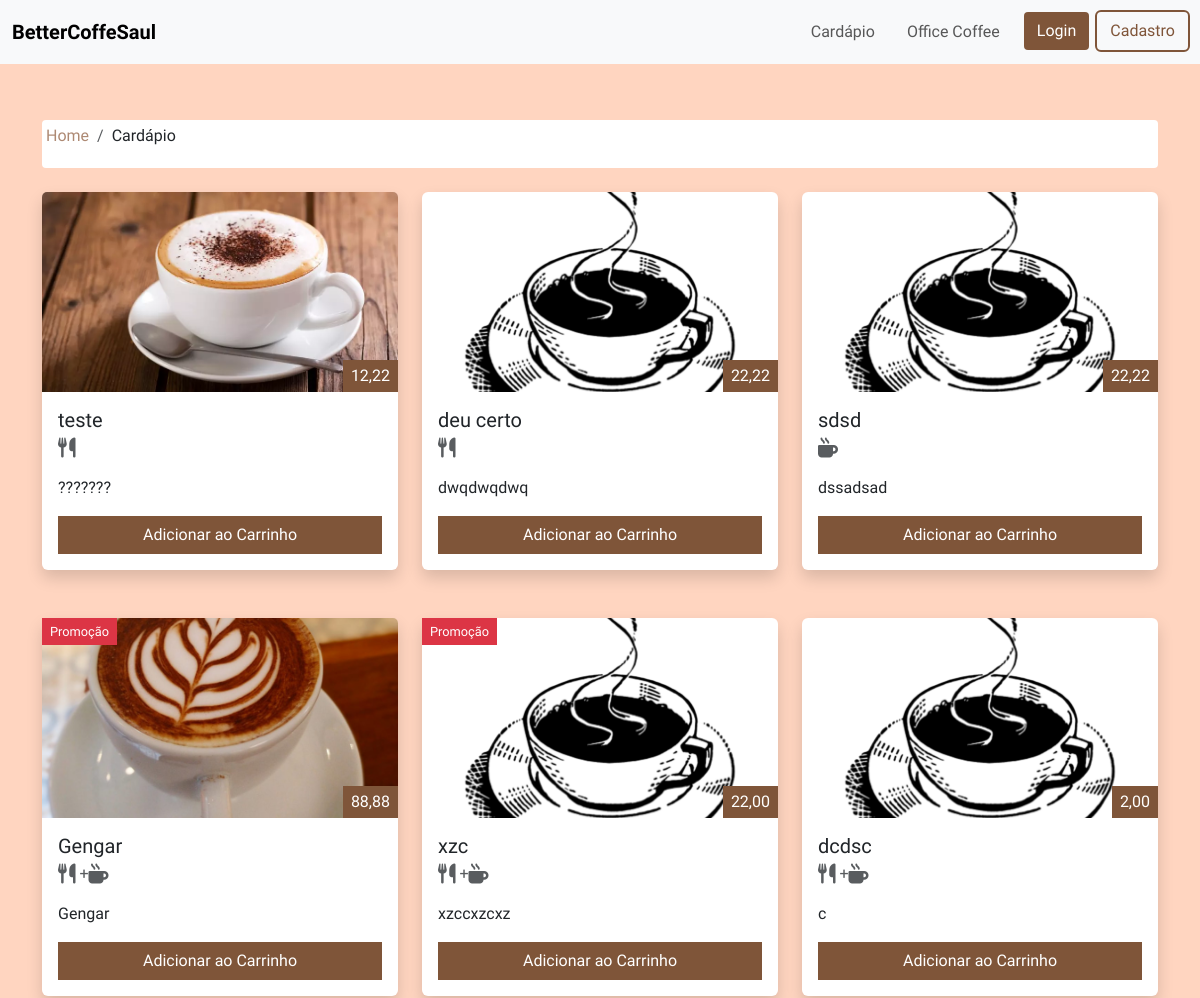
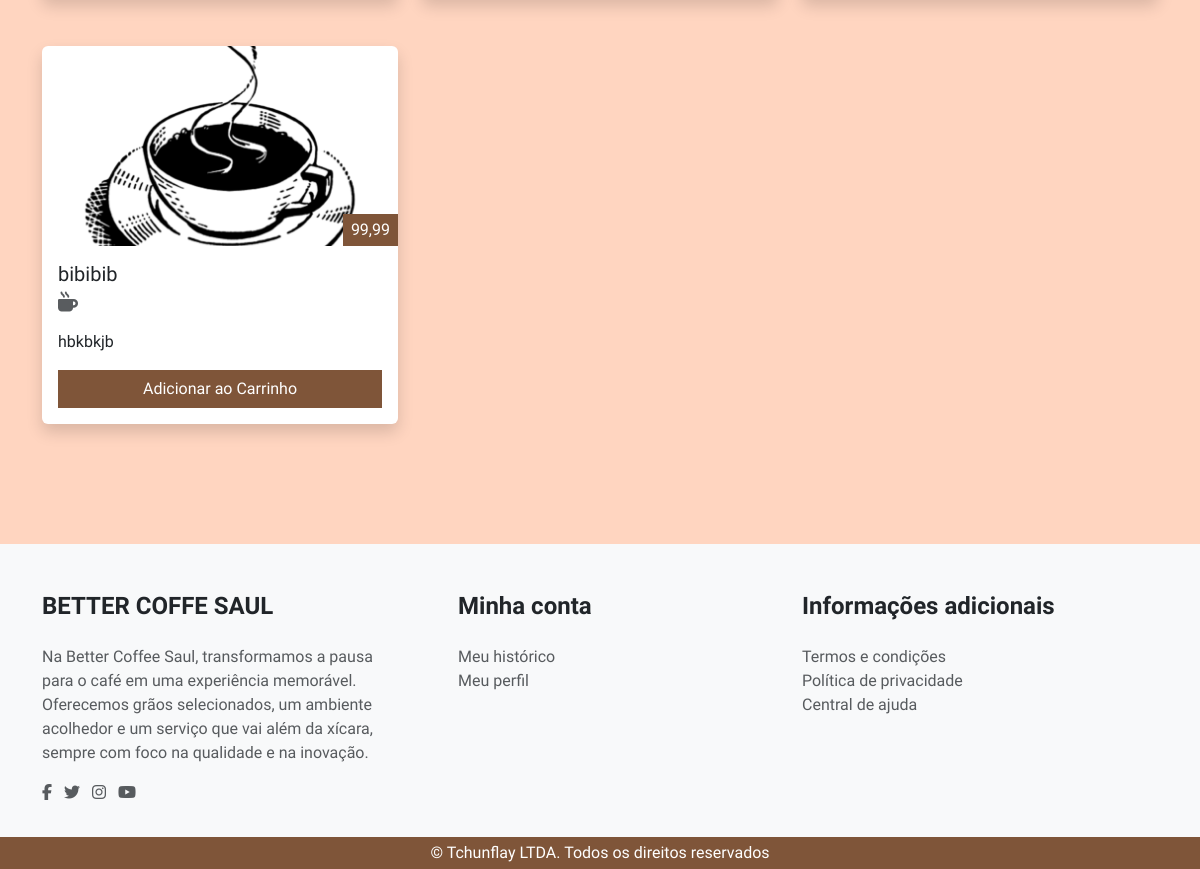
/cardapio/all/, run on an earlier commit of the app's database (2 pictures, top to bottom).
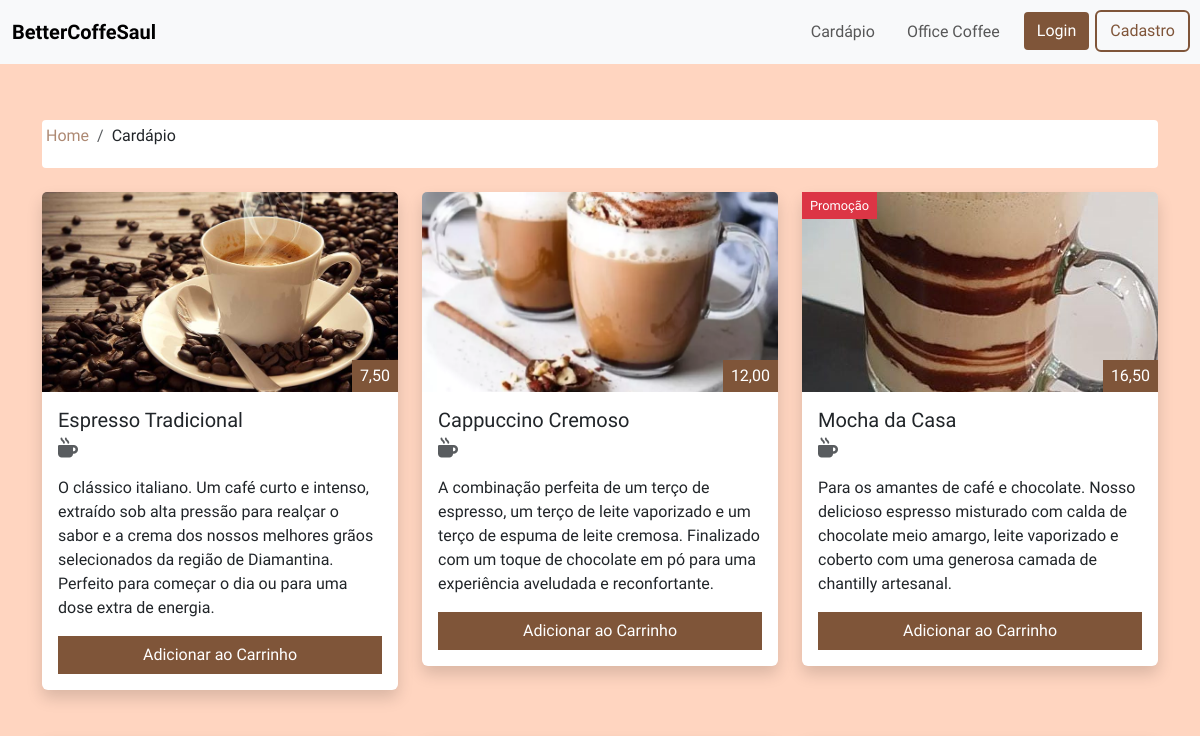
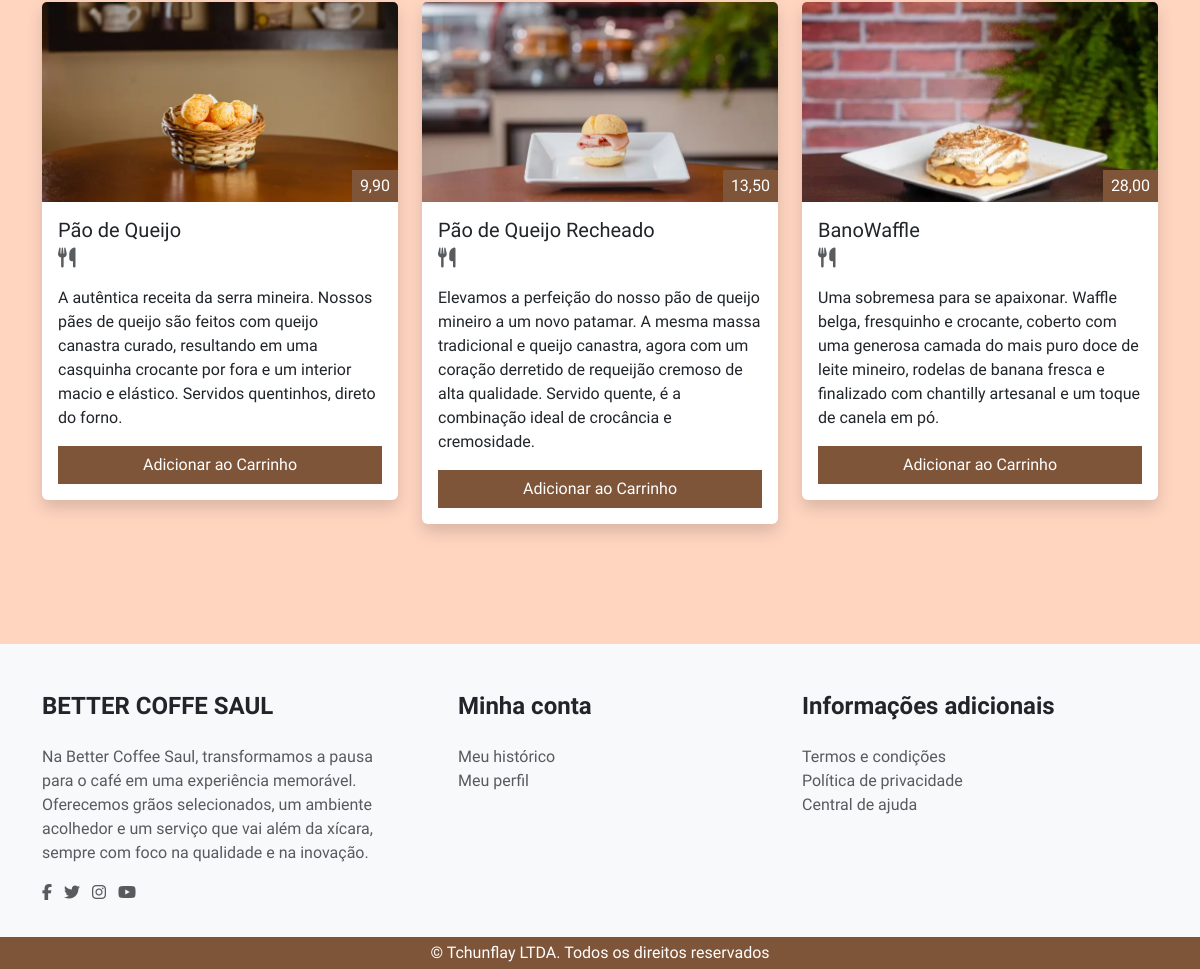
And on a later commit of the database (2 pictures, top to bottom).
### cardapio/models.py (models this page shows, shortened)
class Cardapio(models.Model):
    nome = models.CharField(max_length=200)
    tp = (
        ("ALL", "Todos"),
        ("C", "Comida"),
        ("B", "Bebida"),
    )
    tipo = models.CharField(max_length=50, choices=tp, default="ALL")
    promo = (
        ("S", "Sim"),
        ("N", "Nao"),
    )
    promocao = models.CharField(max_length=50, choices=promo, default="Nao")
    descricao = models.TextField(blank=True, null=True)
    preco = models.DecimalField(max_digits=8, decimal_places=2, blank=True, null=True)
    foto = models.ImageField(upload_to='fotos_cardapio/',default="fotos_cardapio/default.png", blank=True, null=True)
    adicionado = models.DateTimeField(auto_now_add=True)
    editado = models.DateTimeField(auto_now=True)

### cardapio/views.py (the view)
# urls.py: path('all/', views.indexall,name='all'),
def indexall (request):
    car = Cardapio.objects.all()
    context={
        'lista':car
    }
    return render(request,'all.html',context)

### cardapio/templates/all.html
{% extends 'base.html'%}
{% block content %}
 <main class="w-100 pb-5 pt-lg-2 pb-lg-5">
    <div class="container pt-5 pb-2 pt-lg-5 pb-lg-0">
        <nav aria-label="breadcrumb" class="mb-4 p-1 bg-white rounded-1">
            <ol class="breadcrumb">
                <li class="breadcrumb-item">
                    <a href="{% url 'cardapio:index' %}">Home</a>
                </li>
                <li class="breadcrumb-item" aria-current="page">Cardápio</li>
            </ol>
        </nav>
        <div class="row mb-4">
            {% for e in lista %}
            <div class="col-12 col-md-12 col-lg-4 mb-5">
                <div class="card shadow border-0">
                    <div class="position-relative">
                        {% if e.promocao == "S" %}
                        <span class="position-absolute top-0 start-0 bg-danger text-white px-2 py-1"
                            style="font-size: 0.8rem;">
                            Promoção
                        </span>
                        {% endif %}
                        <img src="{{ e.foto.url }}" alt="{{ e.nome }}" class="card-img-top">
                        <span class="position-absolute bottom-0 end-0 bg-color-orange text-white px-2 py-1">
                            {{ e.preco }}
                        </span>
                    </div>
                    <div class="card-body p-3">
                        <h5 class="card-title mb-1">{{ e.nome }}</h5>
                        <p class="text-muted">
                            {% if e.tipo == "B" %}
                            <i class="fas fa-mug-hot fa-lg me-1"></i>
                            {% elif e.tipo == "C" %}
                            <i class="fas fa-utensils fa-lg me-1"></i>
                            {% elif e.tipo == "ALL" %}
                            <i class="fas fa-utensils fa-lg me-1"></i>+<i class="fas fa-mug-hot fa-lg me-1"></i>
                            {% endif %}
                        </p>
                        <p class="card-text">{{ e.descricao }}</p>
                        <a href="{% url 'cart:add_cardapio_item_to_cart' e.id %}"  class="btn btn-orange rounded-0 w-100">Adicionar ao Carrinho</a>
                    </div>
                </div>
            </div>
            {% endfor %}
        </div>
    </div>
</main>
{% endblock %}

What changed in the data, as far as the page shows it:
removed Cardapio: foto (picture), preco "12,22", nome "teste", tipo "C" (drawn), descricao "???????"
removed Cardapio: foto (placeholder picture), preco "22,22", nome "deu certo", tipo "C" (drawn), descricao "dwqdwqdwq"
removed Cardapio: foto (placeholder picture), preco "22,22", nome "sdsd", tipo "B" (drawn), descricao "dssadsad"
removed Cardapio: promocao "Promoção", foto (picture), preco "88,88", nome "Gengar", tipo "ALL" (drawn), descricao "Gengar"
removed Cardapio: promocao "Promoção", foto (placeholder picture), preco "22,00", nome "xzc", tipo "ALL" (drawn), descricao "xzccxzcxz"
removed Cardapio: foto (placeholder picture), preco "2,00", nome "dcdsc", tipo "ALL" (drawn), descricao "c"
removed Cardapio: foto (placeholder picture), preco "99,99", nome "bibibib", tipo "B" (drawn), descricao "hbkbkjb"
added Cardapio: foto (picture), preco "7,50", nome "Espresso Tradicional", tipo "B" (drawn), descricao "O clássico italiano. Um café curto e intenso, extraído sob alta pressão para realçar o sabor e a crema dos nossos melhores grãos selecionados da região de Diamantina. Perfeito para começar o dia ou para uma dose extra de energia."
added Cardapio: foto (picture), preco "12,00", nome "Cappuccino Cremoso", tipo "B" (drawn), descricao "A combinação perfeita de um terço de espresso, um terço de leite vaporizado e um terço de espuma de leite cremosa. Finalizado com um toque de chocolate em pó para uma experiência aveludada e reconfortante."
added Cardapio: promocao "Promoção", foto (picture), preco "16,50", nome "Mocha da Casa", tipo "B" (drawn), descricao "Para os amantes de café e chocolate. Nosso delicioso espresso misturado com calda de chocolate meio amargo, leite vaporizado e coberto com uma generosa camada de chantilly artesanal."
added Cardapio: foto (picture), preco "9,90", nome "Pão de Queijo", tipo "C" (drawn), descricao "A autêntica receita da serra mineira. Nossos pães de queijo são feitos com queijo canastra curado, resultando em uma casquinha crocante por fora e um interior macio e elástico. Servidos quentinhos, direto do forno."
added Cardapio: foto (picture), preco "13,50", nome "Pão de Queijo Recheado", tipo "C" (drawn), descricao "Elevamos a perfeição do nosso pão de queijo mineiro a um novo patamar. A mesma massa tradicional e queijo canastra, agora com um coração derretido de requeijão cremoso de alta qualidade. Servido quente, é a combinação ideal de crocância e cremosidade."
added Cardapio: foto (picture), preco "28,00", nome "BanoWaffle", tipo "C" (drawn), descricao "Uma sobremesa para se apaixonar. Waffle belga, fresquinho e crocante, coberto com uma generosa camada do mais puro doce de leite mineiro, rodelas de banana fresca e finalizado com chantilly artesanal e um toque de canela em pó."
